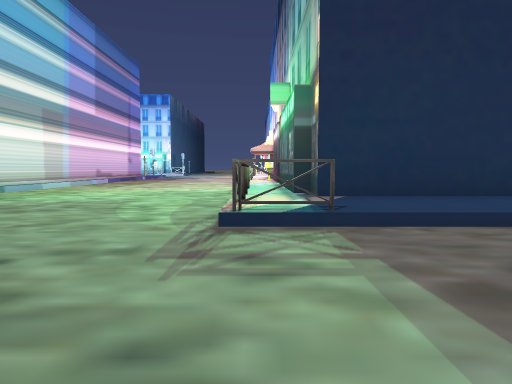
View 1 (above)

24 first-person views from a walk through a scene from a Unity 3-D project. The camera is 1.2 m above the floor, tilts 4° down and sees 75° across. The floor is counted in squares, 2 m on a side. Each view is taken from the middle of a square. On the plan, view 1 faces up. The plan holds only what a view shows up to about 10 squares ahead; the rest is blank. The place goes on beyond the plan. The player character is not drawn.

View 2
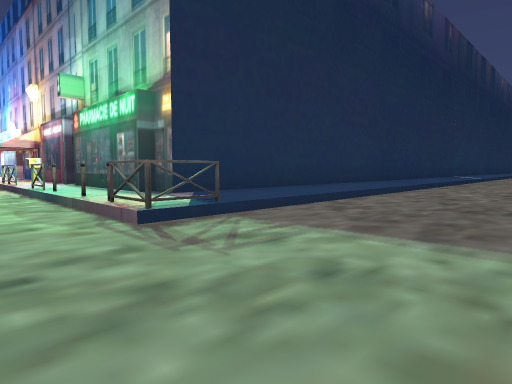

View 3
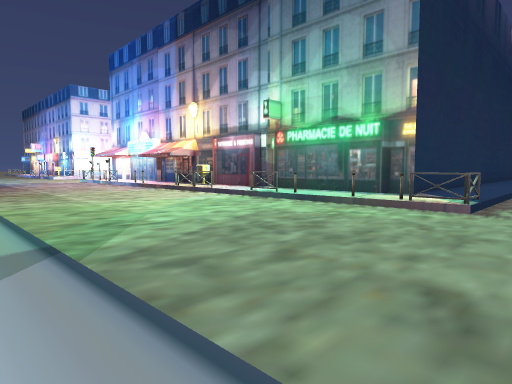

View 4
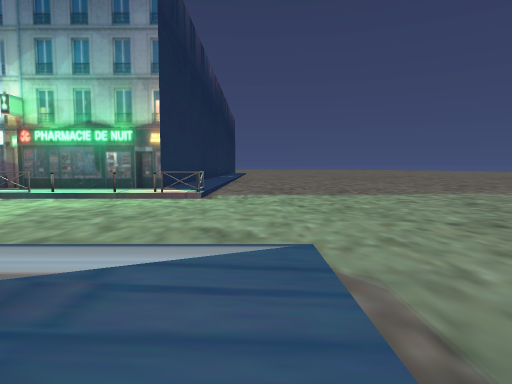

View 5
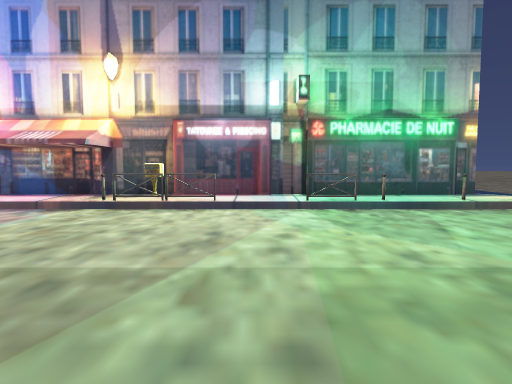

View 6
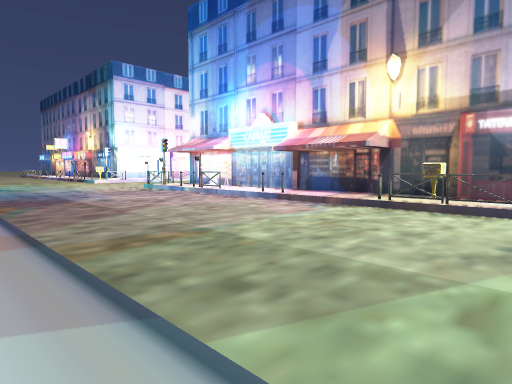

View 7
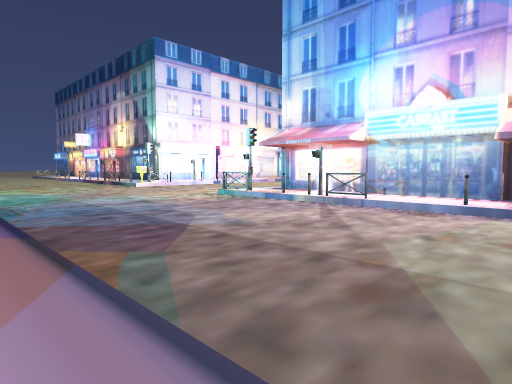

View 8
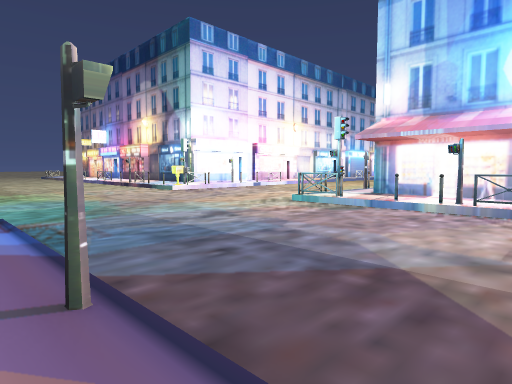

View 9
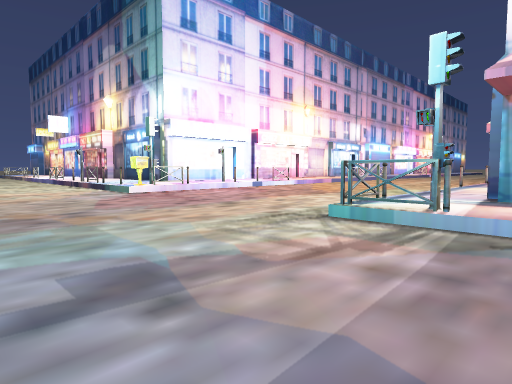

View 10
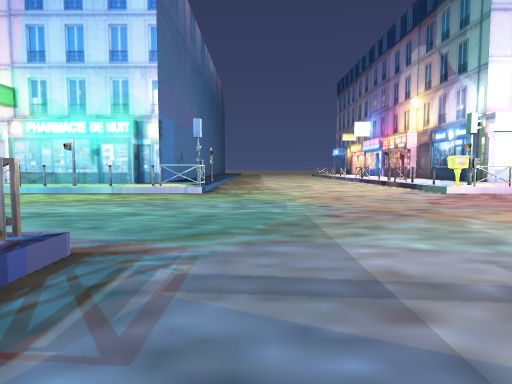

View 11
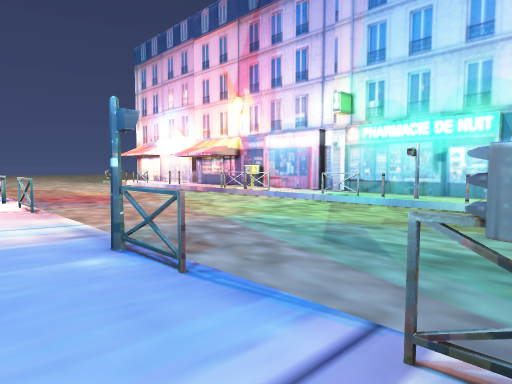

View 12
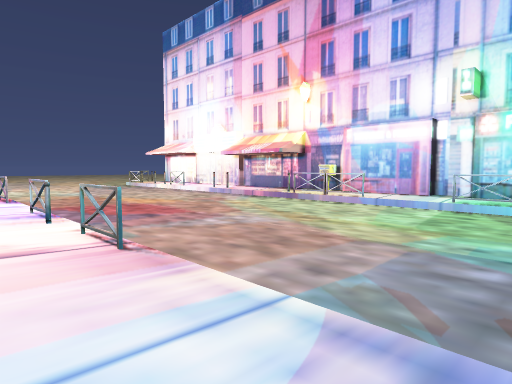

View 13
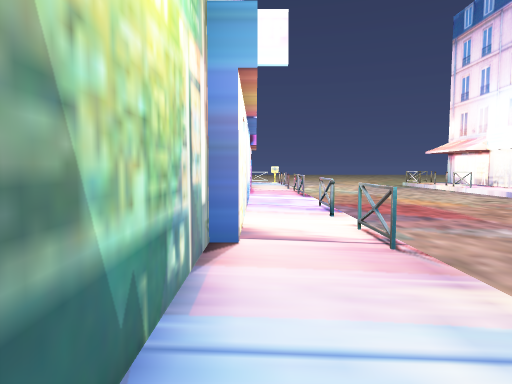

View 14
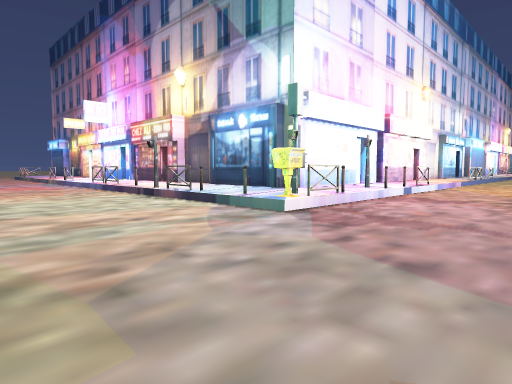

View 15
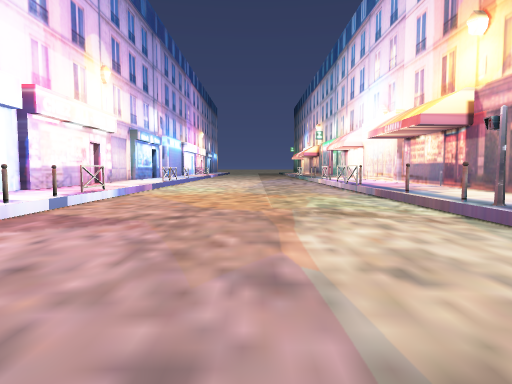

View 16
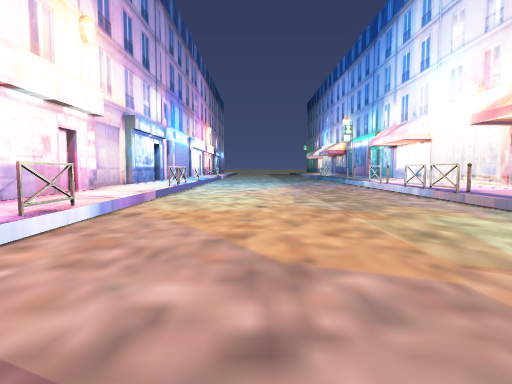

View 17
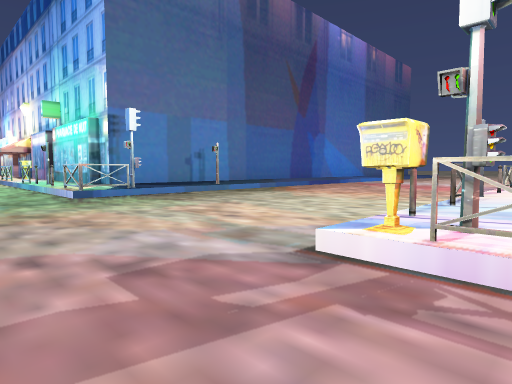

View 18
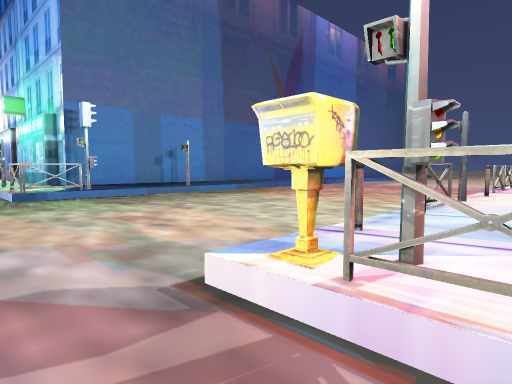

View 19
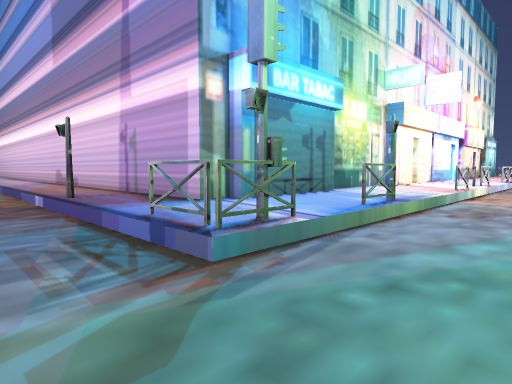

View 20
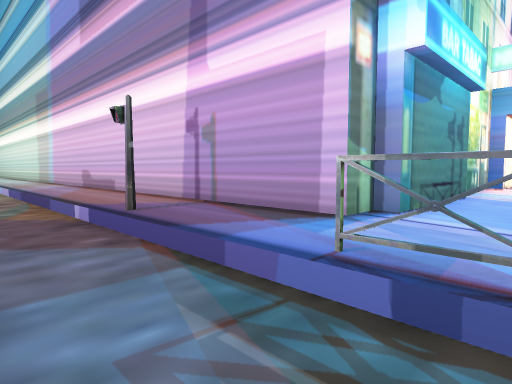

View 21
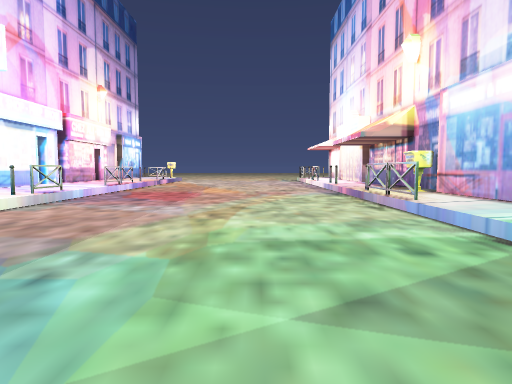

View 22
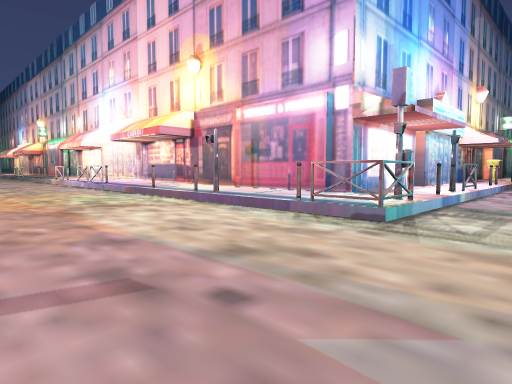

View 23
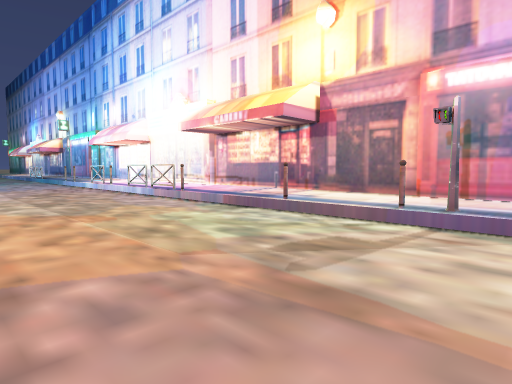

View 24
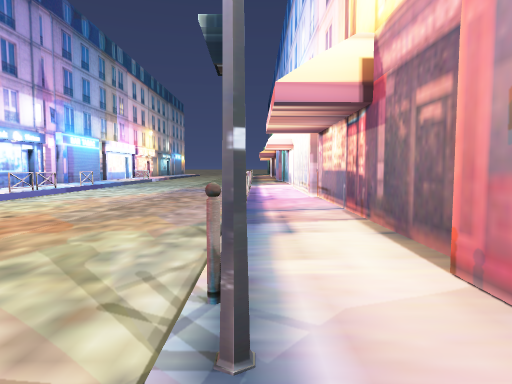

### Floor plan
Key: @ floor where view 1 was taken; # wall or solid block; . main floor; : floor 0.25 m higher than the main floor; + floor 0.5 m higher than the main floor; / step, stairs or slope; O other object.
Columns run from 18 left of view 1 to 12 right of it. Each row starts with its distance up from view 1.
 34           #:......O#
 33           #:......##
 32           #:......O#
 31 ###########:......O#      ####
 30 :::O::::::::O.....O########++##
 29 //O/O//OOOOO......OO.OO.O////OO
 28 ...............................
 27 ...............................
 26 ...............................
 25 ...............................
 24 ...............................
 23 O::OOO:::O:O......OO:O:O::OOO:O
 22 ++++++++++++......#+##+++++###+
 21 ###########+......O######### ##
 20           #+#.....O#
 19           #+......O#
 18           #+......:#
 17           #+......O#
 16           #+......O#
 15           #+......:#
 14           #+......:#
 13           #+......O#
 12           #+......O#
 11           #+......O#
 10           #+......:#
  9            +......:#
  8             ......O#
  7             ......O#
  6            +......O#
  5            +......O#######
  4            +......O::::::::
  3           ++................
  2          :::................
  1           .................
  0            .......@..
 -1             ........
 -2               ......
 -3                .....
 -4                 ....

Where each view was taken, in squares from view 1:
view 1: 0 up, 0 right, facing up
view 2: 0 up, 2 left, facing up-right
view 3: 2 up, 7 left, facing up-right
view 4: 2 up, 9 left, facing right
view 5: 10 up, 7 left, facing right
view 6: 10 up, 7 left, facing up-right
view 7: 15 up, 7 left, facing up-right
view 8: 18 up, 7 left, facing up-right
view 9: 21 up, 4 left, facing up-right
view 10: 21 up, 5 left, facing up
view 11: 22 up, 7 left, facing up-left
view 12: 22 up, 10 left, facing up-left
view 13: 22 up, 10 left, facing left
view 14: 26 up, 4 left, facing up-right
view 15: 26 up, 1 left, facing right
view 16: 27 up, 2 right, facing right
view 17: 27 up, 1 right, facing up-left
view 18: 28 up, 1 right, facing up-left
view 19: 25 up, 5 left, facing down-left
view 20: 23 up, 5 left, facing down-left
view 21: 27 up, 9 left, facing left
view 22: 27 up, 2 left, facing down-right
view 23: 27 up, 2 right, facing down-right
view 24: 23 up, 2 right, facing right
